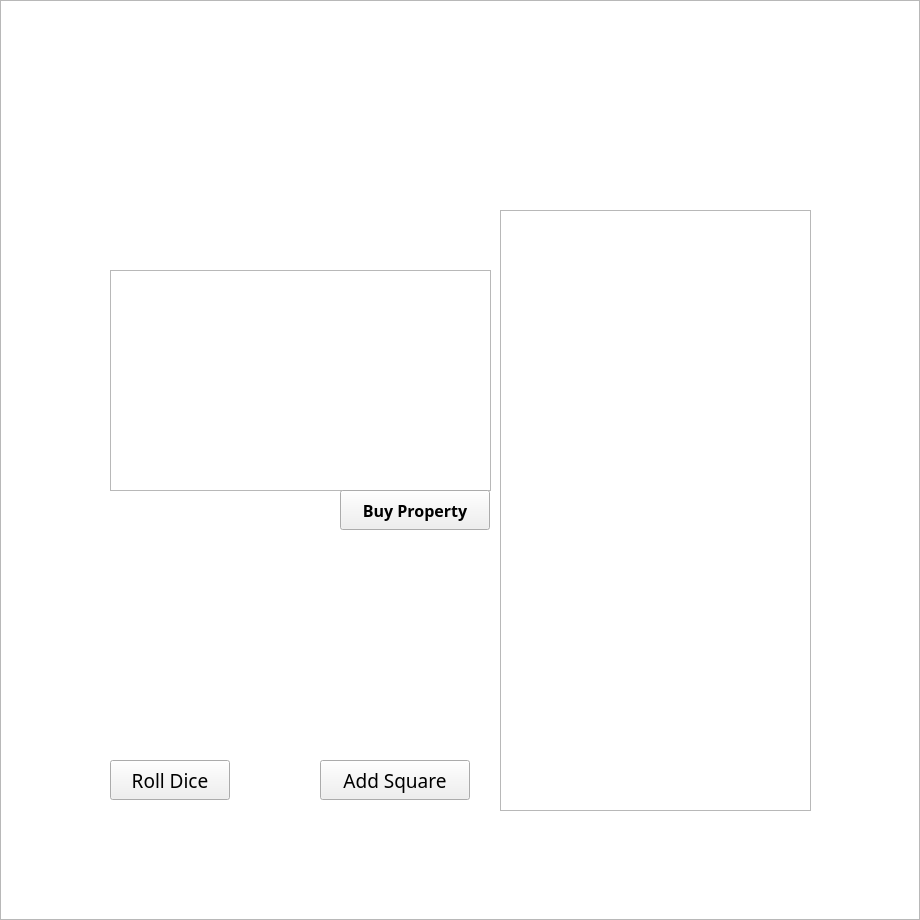
<?xml version="1.0" encoding="UTF-8"?>
<ui version="4.0">
 <class>MainWindow</class>
 <widget class="QMainWindow" name="MainWindow">
  <property name="enabled">
   <bool>true</bool>
  </property>
  <property name="geometry">
   <rect>
    <x>0</x>
    <y>0</y>
    <width>920</width>
    <height>920</height>
   </rect>
  </property>
  <property name="minimumSize">
   <size>
    <width>920</width>
    <height>920</height>
   </size>
  </property>
  <property name="maximumSize">
   <size>
    <width>920</width>
    <height>920</height>
   </size>
  </property>
  <property name="windowTitle">
   <string>MainWindow</string>
  </property>
  <property name="autoFillBackground">
   <bool>false</bool>
  </property>
  <widget class="QWidget" name="centralWidget">
   <widget class="QPushButton" name="AddSquareButton">
    <property name="geometry">
     <rect>
      <x>320</x>
      <y>760</y>
      <width>150</width>
      <height>40</height>
     </rect>
    </property>
    <property name="font">
     <font>
      <family>Rockwell Extra Bold</family>
      <pointsize>14</pointsize>
      <bold>false</bold>
     </font>
    </property>
    <property name="cursor">
     <cursorShape>OpenHandCursor</cursorShape>
    </property>
    <property name="text">
     <string>Add Square</string>
    </property>
   </widget>
   <widget class="QLabel" name="SquareLimitLabel">
    <property name="geometry">
     <rect>
      <x>370</x>
      <y>370</y>
      <width>171</width>
      <height>51</height>
     </rect>
    </property>
    <property name="font">
     <font>
      <family>Segoe UI Semilight</family>
      <pointsize>15</pointsize>
     </font>
    </property>
    <property name="text">
     <string/>
    </property>
   </widget>
   <widget class="QLabel" name="centerBackground">
    <property name="geometry">
     <rect>
      <x>100</x>
      <y>100</y>
      <width>720</width>
      <height>720</height>
     </rect>
    </property>
    <property name="text">
     <string/>
    </property>
    <property name="pixmap">
     <pixmap resource="resources.qrc">:/new/Images/resources/centerBackground.jpg</pixmap>
    </property>
    <property name="scaledContents">
     <bool>true</bool>
    </property>
   </widget>
   <widget class="QLabel" name="square_1">
    <property name="geometry">
     <rect>
      <x>820</x>
      <y>820</y>
      <width>100</width>
      <height>100</height>
     </rect>
    </property>
    <property name="text">
     <string/>
    </property>
    <property name="pixmap">
     <pixmap resource="resources.qrc">:/new/Images/resources/1.png</pixmap>
    </property>
    <property name="scaledContents">
     <bool>true</bool>
    </property>
   </widget>
   <widget class="QLabel" name="square_2">
    <property name="geometry">
     <rect>
      <x>740</x>
      <y>820</y>
      <width>80</width>
      <height>100</height>
     </rect>
    </property>
    <property name="text">
     <string/>
    </property>
    <property name="pixmap">
     <pixmap resource="resources.qrc">:/new/Images/resources/2.png</pixmap>
    </property>
    <property name="scaledContents">
     <bool>true</bool>
    </property>
   </widget>
   <widget class="QLabel" name="square_3">
    <property name="geometry">
     <rect>
      <x>660</x>
      <y>820</y>
      <width>80</width>
      <height>100</height>
     </rect>
    </property>
    <property name="text">
     <string/>
    </property>
    <property name="pixmap">
     <pixmap resource="resources.qrc">:/new/Images/resources/3.png</pixmap>
    </property>
    <property name="scaledContents">
     <bool>true</bool>
    </property>
   </widget>
   <widget class="QLabel" name="square_4">
    <property name="geometry">
     <rect>
      <x>580</x>
      <y>820</y>
      <width>80</width>
      <height>100</height>
     </rect>
    </property>
    <property name="text">
     <string/>
    </property>
    <property name="pixmap">
     <pixmap resource="resources.qrc">:/new/Images/resources/4.png</pixmap>
    </property>
    <property name="scaledContents">
     <bool>true</bool>
    </property>
   </widget>
   <widget class="QLabel" name="square_5">
    <property name="geometry">
     <rect>
      <x>500</x>
      <y>820</y>
      <width>80</width>
      <height>100</height>
     </rect>
    </property>
    <property name="text">
     <string/>
    </property>
    <property name="pixmap">
     <pixmap resource="resources.qrc">:/new/Images/resources/5.png</pixmap>
    </property>
    <property name="scaledContents">
     <bool>true</bool>
    </property>
   </widget>
   <widget class="QLabel" name="square_6">
    <property name="geometry">
     <rect>
      <x>420</x>
      <y>820</y>
      <width>80</width>
      <height>100</height>
     </rect>
    </property>
    <property name="text">
     <string/>
    </property>
    <property name="pixmap">
     <pixmap resource="resources.qrc">:/new/Images/resources/6.png</pixmap>
    </property>
    <property name="scaledContents">
     <bool>true</bool>
    </property>
   </widget>
   <widget class="QLabel" name="square_7">
    <property name="geometry">
     <rect>
      <x>340</x>
      <y>820</y>
      <width>80</width>
      <height>100</height>
     </rect>
    </property>
    <property name="text">
     <string/>
    </property>
    <property name="pixmap">
     <pixmap resource="resources.qrc">:/new/Images/resources/7.png</pixmap>
    </property>
    <property name="scaledContents">
     <bool>true</bool>
    </property>
   </widget>
   <widget class="QLabel" name="square_8">
    <property name="geometry">
     <rect>
      <x>260</x>
      <y>820</y>
      <width>80</width>
      <height>100</height>
     </rect>
    </property>
    <property name="text">
     <string/>
    </property>
    <property name="pixmap">
     <pixmap resource="resources.qrc">:/new/Images/resources/8.png</pixmap>
    </property>
    <property name="scaledContents">
     <bool>true</bool>
    </property>
   </widget>
   <widget class="QLabel" name="square_9">
    <property name="geometry">
     <rect>
      <x>180</x>
      <y>820</y>
      <width>80</width>
      <height>100</height>
     </rect>
    </property>
    <property name="text">
     <string/>
    </property>
    <property name="pixmap">
     <pixmap resource="resources.qrc">:/new/Images/resources/9.png</pixmap>
    </property>
    <property name="scaledContents">
     <bool>true</bool>
    </property>
   </widget>
   <widget class="QLabel" name="square_10">
    <property name="geometry">
     <rect>
      <x>100</x>
      <y>820</y>
      <width>80</width>
      <height>100</height>
     </rect>
    </property>
    <property name="text">
     <string/>
    </property>
    <property name="pixmap">
     <pixmap resource="resources.qrc">:/new/Images/resources/10.png</pixmap>
    </property>
    <property name="scaledContents">
     <bool>true</bool>
    </property>
   </widget>
   <widget class="QLabel" name="square_11">
    <property name="geometry">
     <rect>
      <x>0</x>
      <y>820</y>
      <width>100</width>
      <height>100</height>
     </rect>
    </property>
    <property name="text">
     <string/>
    </property>
    <property name="pixmap">
     <pixmap resource="resources.qrc">:/new/Images/resources/11.png</pixmap>
    </property>
    <property name="scaledContents">
     <bool>true</bool>
    </property>
   </widget>
   <widget class="QLabel" name="square_12">
    <property name="geometry">
     <rect>
      <x>0</x>
      <y>740</y>
      <width>100</width>
      <height>80</height>
     </rect>
    </property>
    <property name="text">
     <string/>
    </property>
    <property name="pixmap">
     <pixmap resource="resources.qrc">:/new/Images/resources/12.jpg</pixmap>
    </property>
    <property name="scaledContents">
     <bool>true</bool>
    </property>
   </widget>
   <widget class="QLabel" name="square_13">
    <property name="geometry">
     <rect>
      <x>0</x>
      <y>660</y>
      <width>100</width>
      <height>80</height>
     </rect>
    </property>
    <property name="text">
     <string/>
    </property>
    <property name="pixmap">
     <pixmap resource="resources.qrc">:/new/Images/resources/13.jpg</pixmap>
    </property>
    <property name="scaledContents">
     <bool>true</bool>
    </property>
   </widget>
   <widget class="QLabel" name="square_14">
    <property name="geometry">
     <rect>
      <x>0</x>
      <y>580</y>
      <width>100</width>
      <height>80</height>
     </rect>
    </property>
    <property name="text">
     <string/>
    </property>
    <property name="pixmap">
     <pixmap resource="resources.qrc">:/new/Images/resources/14.jpg</pixmap>
    </property>
    <property name="scaledContents">
     <bool>true</bool>
    </property>
   </widget>
   <widget class="QLabel" name="square_15">
    <property name="geometry">
     <rect>
      <x>0</x>
      <y>500</y>
      <width>100</width>
      <height>80</height>
     </rect>
    </property>
    <property name="text">
     <string/>
    </property>
    <property name="pixmap">
     <pixmap resource="resources.qrc">:/new/Images/resources/15.jpg</pixmap>
    </property>
    <property name="scaledContents">
     <bool>true</bool>
    </property>
   </widget>
   <widget class="QLabel" name="square_16">
    <property name="geometry">
     <rect>
      <x>0</x>
      <y>420</y>
      <width>100</width>
      <height>80</height>
     </rect>
    </property>
    <property name="text">
     <string/>
    </property>
    <property name="pixmap">
     <pixmap resource="resources.qrc">:/new/Images/resources/16.jpg</pixmap>
    </property>
    <property name="scaledContents">
     <bool>true</bool>
    </property>
   </widget>
   <widget class="QLabel" name="square_17">
    <property name="geometry">
     <rect>
      <x>0</x>
      <y>340</y>
      <width>100</width>
      <height>80</height>
     </rect>
    </property>
    <property name="text">
     <string/>
    </property>
    <property name="pixmap">
     <pixmap resource="resources.qrc">:/new/Images/resources/17.jpg</pixmap>
    </property>
    <property name="scaledContents">
     <bool>true</bool>
    </property>
   </widget>
   <widget class="QLabel" name="square_18">
    <property name="geometry">
     <rect>
      <x>0</x>
      <y>260</y>
      <width>100</width>
      <height>80</height>
     </rect>
    </property>
    <property name="text">
     <string/>
    </property>
    <property name="pixmap">
     <pixmap resource="resources.qrc">:/new/Images/resources/18.jpg</pixmap>
    </property>
    <property name="scaledContents">
     <bool>true</bool>
    </property>
   </widget>
   <widget class="QLabel" name="square_19">
    <property name="geometry">
     <rect>
      <x>0</x>
      <y>180</y>
      <width>100</width>
      <height>80</height>
     </rect>
    </property>
    <property name="text">
     <string/>
    </property>
    <property name="pixmap">
     <pixmap resource="resources.qrc">:/new/Images/resources/19.jpg</pixmap>
    </property>
    <property name="scaledContents">
     <bool>true</bool>
    </property>
   </widget>
   <widget class="QLabel" name="square_20">
    <property name="geometry">
     <rect>
      <x>0</x>
      <y>100</y>
      <width>100</width>
      <height>80</height>
     </rect>
    </property>
    <property name="text">
     <string/>
    </property>
    <property name="pixmap">
     <pixmap resource="resources.qrc">:/new/Images/resources/20.jpg</pixmap>
    </property>
    <property name="scaledContents">
     <bool>true</bool>
    </property>
   </widget>
   <widget class="QLabel" name="square_21">
    <property name="geometry">
     <rect>
      <x>0</x>
      <y>0</y>
      <width>100</width>
      <height>100</height>
     </rect>
    </property>
    <property name="text">
     <string/>
    </property>
    <property name="pixmap">
     <pixmap resource="resources.qrc">:/new/Images/resources/21.jpg</pixmap>
    </property>
    <property name="scaledContents">
     <bool>true</bool>
    </property>
   </widget>
   <widget class="QPushButton" name="diceButton">
    <property name="geometry">
     <rect>
      <x>110</x>
      <y>760</y>
      <width>120</width>
      <height>40</height>
     </rect>
    </property>
    <property name="font">
     <font>
      <family>Rockwell Extra Bold</family>
      <pointsize>14</pointsize>
      <bold>false</bold>
     </font>
    </property>
    <property name="cursor">
     <cursorShape>OpenHandCursor</cursorShape>
    </property>
    <property name="text">
     <string>Roll Dice</string>
    </property>
   </widget>
   <widget class="QLabel" name="diceLabel">
    <property name="geometry">
     <rect>
      <x>110</x>
      <y>640</y>
      <width>120</width>
      <height>120</height>
     </rect>
    </property>
    <property name="text">
     <string/>
    </property>
    <property name="pixmap">
     <pixmap resource="resources.qrc">:/new/Images/resources/dice6.png</pixmap>
    </property>
    <property name="scaledContents">
     <bool>true</bool>
    </property>
   </widget>
   <widget class="QLabel" name="player_1">
    <property name="geometry">
     <rect>
      <x>880</x>
      <y>830</y>
      <width>25</width>
      <height>25</height>
     </rect>
    </property>
    <property name="text">
     <string/>
    </property>
    <property name="pixmap">
     <pixmap resource="resources.qrc">:/new/Images/resources/blue_player.png</pixmap>
    </property>
    <property name="scaledContents">
     <bool>true</bool>
    </property>
   </widget>
   <widget class="QLabel" name="player_2">
    <property name="geometry">
     <rect>
      <x>880</x>
      <y>860</y>
      <width>25</width>
      <height>25</height>
     </rect>
    </property>
    <property name="text">
     <string/>
    </property>
    <property name="pixmap">
     <pixmap resource="resources.qrc">:/new/Images/resources/yellow_player.png</pixmap>
    </property>
    <property name="scaledContents">
     <bool>true</bool>
    </property>
   </widget>
   <widget class="QLabel" name="player_3">
    <property name="geometry">
     <rect>
      <x>850</x>
      <y>860</y>
      <width>25</width>
      <height>25</height>
     </rect>
    </property>
    <property name="text">
     <string/>
    </property>
    <property name="pixmap">
     <pixmap resource="resources.qrc">:/new/Images/resources/red_player.png</pixmap>
    </property>
    <property name="scaledContents">
     <bool>true</bool>
    </property>
   </widget>
   <widget class="QLabel" name="player_4">
    <property name="enabled">
     <bool>true</bool>
    </property>
    <property name="geometry">
     <rect>
      <x>850</x>
      <y>830</y>
      <width>25</width>
      <height>25</height>
     </rect>
    </property>
    <property name="text">
     <string/>
    </property>
    <property name="pixmap">
     <pixmap resource="resources.qrc">:/new/Images/resources/green_player.png</pixmap>
    </property>
    <property name="scaledContents">
     <bool>true</bool>
    </property>
   </widget>
   <widget class="QLabel" name="testLabel">
    <property name="geometry">
     <rect>
      <x>380</x>
      <y>410</y>
      <width>191</width>
      <height>31</height>
     </rect>
    </property>
    <property name="font">
     <font>
      <pointsize>12</pointsize>
     </font>
    </property>
    <property name="text">
     <string/>
    </property>
   </widget>
   <widget class="QLabel" name="square_22">
    <property name="geometry">
     <rect>
      <x>100</x>
      <y>0</y>
      <width>80</width>
      <height>100</height>
     </rect>
    </property>
    <property name="text">
     <string/>
    </property>
    <property name="pixmap">
     <pixmap resource="resources.qrc">:/new/Images/resources/22.jpg</pixmap>
    </property>
    <property name="scaledContents">
     <bool>true</bool>
    </property>
   </widget>
   <widget class="QLabel" name="square_23">
    <property name="geometry">
     <rect>
      <x>180</x>
      <y>0</y>
      <width>80</width>
      <height>100</height>
     </rect>
    </property>
    <property name="text">
     <string/>
    </property>
    <property name="pixmap">
     <pixmap resource="resources.qrc">:/new/Images/resources/23.jpg</pixmap>
    </property>
    <property name="scaledContents">
     <bool>true</bool>
    </property>
   </widget>
   <widget class="QLabel" name="square_24">
    <property name="geometry">
     <rect>
      <x>260</x>
      <y>0</y>
      <width>80</width>
      <height>100</height>
     </rect>
    </property>
    <property name="text">
     <string/>
    </property>
    <property name="pixmap">
     <pixmap resource="resources.qrc">:/new/Images/resources/24.jpg</pixmap>
    </property>
    <property name="scaledContents">
     <bool>true</bool>
    </property>
   </widget>
   <widget class="QLabel" name="square_25">
    <property name="geometry">
     <rect>
      <x>340</x>
      <y>0</y>
      <width>80</width>
      <height>100</height>
     </rect>
    </property>
    <property name="text">
     <string/>
    </property>
    <property name="pixmap">
     <pixmap resource="resources.qrc">:/new/Images/resources/25.jpg</pixmap>
    </property>
    <property name="scaledContents">
     <bool>true</bool>
    </property>
   </widget>
   <widget class="QLabel" name="square_26">
    <property name="geometry">
     <rect>
      <x>420</x>
      <y>0</y>
      <width>80</width>
      <height>100</height>
     </rect>
    </property>
    <property name="text">
     <string/>
    </property>
    <property name="pixmap">
     <pixmap resource="resources.qrc">:/new/Images/resources/26.jpg</pixmap>
    </property>
    <property name="scaledContents">
     <bool>true</bool>
    </property>
   </widget>
   <widget class="QLabel" name="square_27">
    <property name="geometry">
     <rect>
      <x>500</x>
      <y>0</y>
      <width>80</width>
      <height>100</height>
     </rect>
    </property>
    <property name="text">
     <string/>
    </property>
    <property name="pixmap">
     <pixmap resource="resources.qrc">:/new/Images/resources/27.jpg</pixmap>
    </property>
    <property name="scaledContents">
     <bool>true</bool>
    </property>
   </widget>
   <widget class="QLabel" name="square_28">
    <property name="geometry">
     <rect>
      <x>580</x>
      <y>0</y>
      <width>80</width>
      <height>100</height>
     </rect>
    </property>
    <property name="text">
     <string/>
    </property>
    <property name="pixmap">
     <pixmap resource="resources.qrc">:/new/Images/resources/28.jpg</pixmap>
    </property>
    <property name="scaledContents">
     <bool>true</bool>
    </property>
   </widget>
   <widget class="QGraphicsView" name="graphicsView">
    <property name="geometry">
     <rect>
      <x>0</x>
      <y>0</y>
      <width>920</width>
      <height>920</height>
     </rect>
    </property>
    <property name="verticalScrollBarPolicy">
     <enum>Qt::ScrollBarPolicy::ScrollBarAlwaysOff</enum>
    </property>
    <property name="horizontalScrollBarPolicy">
     <enum>Qt::ScrollBarPolicy::ScrollBarAlwaysOff</enum>
    </property>
   </widget>
   <widget class="QLabel" name="square_29">
    <property name="geometry">
     <rect>
      <x>660</x>
      <y>0</y>
      <width>80</width>
      <height>100</height>
     </rect>
    </property>
    <property name="text">
     <string/>
    </property>
    <property name="pixmap">
     <pixmap resource="resources.qrc">:/new/Images/resources/29.jpg</pixmap>
    </property>
    <property name="scaledContents">
     <bool>true</bool>
    </property>
   </widget>
   <widget class="QLabel" name="square_30">
    <property name="geometry">
     <rect>
      <x>740</x>
      <y>0</y>
      <width>80</width>
      <height>100</height>
     </rect>
    </property>
    <property name="text">
     <string/>
    </property>
    <property name="pixmap">
     <pixmap resource="resources.qrc">:/new/Images/resources/30.jpg</pixmap>
    </property>
    <property name="scaledContents">
     <bool>true</bool>
    </property>
   </widget>
   <widget class="QLabel" name="square_31">
    <property name="geometry">
     <rect>
      <x>820</x>
      <y>0</y>
      <width>100</width>
      <height>100</height>
     </rect>
    </property>
    <property name="text">
     <string/>
    </property>
    <property name="pixmap">
     <pixmap resource="resources.qrc">:/new/Images/resources/31.jpg</pixmap>
    </property>
    <property name="scaledContents">
     <bool>true</bool>
    </property>
   </widget>
   <widget class="QLabel" name="square_32">
    <property name="geometry">
     <rect>
      <x>820</x>
      <y>100</y>
      <width>100</width>
      <height>80</height>
     </rect>
    </property>
    <property name="text">
     <string/>
    </property>
    <property name="pixmap">
     <pixmap resource="resources.qrc">:/new/Images/resources/32.jpg</pixmap>
    </property>
    <property name="scaledContents">
     <bool>true</bool>
    </property>
   </widget>
   <widget class="QLabel" name="square_33">
    <property name="geometry">
     <rect>
      <x>820</x>
      <y>180</y>
      <width>100</width>
      <height>80</height>
     </rect>
    </property>
    <property name="text">
     <string/>
    </property>
    <property name="pixmap">
     <pixmap resource="resources.qrc">:/new/Images/resources/33.jpg</pixmap>
    </property>
    <property name="scaledContents">
     <bool>true</bool>
    </property>
   </widget>
   <widget class="QLabel" name="square_34">
    <property name="geometry">
     <rect>
      <x>820</x>
      <y>260</y>
      <width>100</width>
      <height>80</height>
     </rect>
    </property>
    <property name="text">
     <string/>
    </property>
    <property name="pixmap">
     <pixmap resource="resources.qrc">:/new/Images/resources/34.jpg</pixmap>
    </property>
    <property name="scaledContents">
     <bool>true</bool>
    </property>
   </widget>
   <widget class="QLabel" name="square_35">
    <property name="geometry">
     <rect>
      <x>820</x>
      <y>340</y>
      <width>100</width>
      <height>80</height>
     </rect>
    </property>
    <property name="text">
     <string/>
    </property>
    <property name="pixmap">
     <pixmap resource="resources.qrc">:/new/Images/resources/35.jpg</pixmap>
    </property>
    <property name="scaledContents">
     <bool>true</bool>
    </property>
   </widget>
   <widget class="QLabel" name="square_36">
    <property name="geometry">
     <rect>
      <x>820</x>
      <y>420</y>
      <width>100</width>
      <height>80</height>
     </rect>
    </property>
    <property name="text">
     <string/>
    </property>
    <property name="pixmap">
     <pixmap resource="resources.qrc">:/new/Images/resources/36.jpg</pixmap>
    </property>
    <property name="scaledContents">
     <bool>true</bool>
    </property>
   </widget>
   <widget class="QLabel" name="square_37">
    <property name="geometry">
     <rect>
      <x>820</x>
      <y>500</y>
      <width>100</width>
      <height>80</height>
     </rect>
    </property>
    <property name="text">
     <string/>
    </property>
    <property name="pixmap">
     <pixmap resource="resources.qrc">:/new/Images/resources/37.jpg</pixmap>
    </property>
    <property name="scaledContents">
     <bool>true</bool>
    </property>
   </widget>
   <widget class="QLabel" name="square_38">
    <property name="geometry">
     <rect>
      <x>820</x>
      <y>580</y>
      <width>100</width>
      <height>80</height>
     </rect>
    </property>
    <property name="text">
     <string/>
    </property>
    <property name="pixmap">
     <pixmap resource="resources.qrc">:/new/Images/resources/38.jpg</pixmap>
    </property>
    <property name="scaledContents">
     <bool>true</bool>
    </property>
   </widget>
   <widget class="QLabel" name="square_39">
    <property name="geometry">
     <rect>
      <x>820</x>
      <y>660</y>
      <width>100</width>
      <height>80</height>
     </rect>
    </property>
    <property name="text">
     <string/>
    </property>
    <property name="pixmap">
     <pixmap resource="resources.qrc">:/new/Images/resources/39.jpg</pixmap>
    </property>
    <property name="scaledContents">
     <bool>true</bool>
    </property>
   </widget>
   <widget class="QLabel" name="square_40">
    <property name="geometry">
     <rect>
      <x>820</x>
      <y>740</y>
      <width>100</width>
      <height>80</height>
     </rect>
    </property>
    <property name="text">
     <string/>
    </property>
    <property name="pixmap">
     <pixmap resource="resources.qrc">:/new/Images/resources/40.jpg</pixmap>
    </property>
    <property name="scaledContents">
     <bool>true</bool>
    </property>
   </widget>
   <widget class="QLabel" name="player_5">
    <property name="enabled">
     <bool>true</bool>
    </property>
    <property name="geometry">
     <rect>
      <x>870</x>
      <y>870</y>
      <width>25</width>
      <height>25</height>
     </rect>
    </property>
    <property name="text">
     <string/>
    </property>
    <property name="pixmap">
     <pixmap resource="resources.qrc">:/new/Images/resources/black_player.png</pixmap>
    </property>
    <property name="scaledContents">
     <bool>true</bool>
    </property>
   </widget>
   <widget class="QLabel" name="player_6">
    <property name="enabled">
     <bool>true</bool>
    </property>
    <property name="geometry">
     <rect>
      <x>870</x>
      <y>840</y>
      <width>25</width>
      <height>25</height>
     </rect>
    </property>
    <property name="text">
     <string/>
    </property>
    <property name="pixmap">
     <pixmap resource="resources.qrc">:/new/Images/resources/pink_player.png</pixmap>
    </property>
    <property name="scaledContents">
     <bool>true</bool>
    </property>
   </widget>
   <widget class="QLabel" name="player_7">
    <property name="enabled">
     <bool>true</bool>
    </property>
    <property name="geometry">
     <rect>
      <x>880</x>
      <y>890</y>
      <width>25</width>
      <height>25</height>
     </rect>
    </property>
    <property name="text">
     <string/>
    </property>
    <property name="pixmap">
     <pixmap resource="resources.qrc">:/new/Images/resources/orange_player.png</pixmap>
    </property>
    <property name="scaledContents">
     <bool>true</bool>
    </property>
   </widget>
   <widget class="QLabel" name="player_8">
    <property name="enabled">
     <bool>true</bool>
    </property>
    <property name="geometry">
     <rect>
      <x>850</x>
      <y>890</y>
      <width>25</width>
      <height>25</height>
     </rect>
    </property>
    <property name="text">
     <string/>
    </property>
    <property name="pixmap">
     <pixmap resource="resources.qrc">:/new/Images/resources/white_player.png</pixmap>
    </property>
    <property name="scaledContents">
     <bool>true</bool>
    </property>
   </widget>
   <widget class="QTextEdit" name="playerInfoTextEdit">
    <property name="geometry">
     <rect>
      <x>500</x>
      <y>210</y>
      <width>311</width>
      <height>601</height>
     </rect>
    </property>
    <property name="font">
     <font>
      <family>System</family>
      <pointsize>12</pointsize>
      <bold>true</bold>
     </font>
    </property>
   </widget>
   <widget class="QTextEdit" name="squareInfoTextEdit">
    <property name="geometry">
     <rect>
      <x>110</x>
      <y>270</y>
      <width>381</width>
      <height>221</height>
     </rect>
    </property>
    <property name="font">
     <font>
      <family>System</family>
      <pointsize>12</pointsize>
      <bold>true</bold>
     </font>
    </property>
   </widget>
   <widget class="QPushButton" name="buySquareButton">
    <property name="geometry">
     <rect>
      <x>340</x>
      <y>490</y>
      <width>150</width>
      <height>40</height>
     </rect>
    </property>
    <property name="font">
     <font>
      <family>Rockwell Extra Bold</family>
      <pointsize>12</pointsize>
      <bold>true</bold>
     </font>
    </property>
    <property name="cursor">
     <cursorShape>OpenHandCursor</cursorShape>
    </property>
    <property name="text">
     <string>Buy Property</string>
    </property>
   </widget>
   <widget class="QLabel" name="diceLabel_2">
    <property name="geometry">
     <rect>
      <x>110</x>
      <y>510</y>
      <width>120</width>
      <height>120</height>
     </rect>
    </property>
    <property name="text">
     <string/>
    </property>
    <property name="pixmap">
     <pixmap resource="resources.qrc">:/new/Images/resources/dice6.png</pixmap>
    </property>
    <property name="scaledContents">
     <bool>true</bool>
    </property>
   </widget>
   <zorder>graphicsView</zorder>
   <zorder>centerBackground</zorder>
   <zorder>AddSquareButton</zorder>
   <zorder>SquareLimitLabel</zorder>
   <zorder>square_1</zorder>
   <zorder>square_2</zorder>
   <zorder>square_3</zorder>
   <zorder>square_4</zorder>
   <zorder>square_5</zorder>
   <zorder>square_6</zorder>
   <zorder>square_7</zorder>
   <zorder>square_8</zorder>
   <zorder>square_9</zorder>
   <zorder>square_10</zorder>
   <zorder>square_11</zorder>
   <zorder>square_12</zorder>
   <zorder>square_13</zorder>
   <zorder>square_14</zorder>
   <zorder>square_15</zorder>
   <zorder>square_16</zorder>
   <zorder>square_17</zorder>
   <zorder>square_18</zorder>
   <zorder>square_19</zorder>
   <zorder>square_20</zorder>
   <zorder>square_21</zorder>
   <zorder>square_28</zorder>
   <zorder>square_27</zorder>
   <zorder>square_26</zorder>
   <zorder>square_25</zorder>
   <zorder>square_24</zorder>
   <zorder>square_23</zorder>
   <zorder>square_22</zorder>
   <zorder>square_29</zorder>
   <zorder>square_30</zorder>
   <zorder>square_31</zorder>
   <zorder>square_32</zorder>
   <zorder>square_33</zorder>
   <zorder>square_34</zorder>
   <zorder>square_35</zorder>
   <zorder>square_36</zorder>
   <zorder>square_37</zorder>
   <zorder>square_38</zorder>
   <zorder>square_39</zorder>
   <zorder>square_40</zorder>
   <zorder>diceButton</zorder>
   <zorder>diceLabel</zorder>
   <zorder>testLabel</zorder>
   <zorder>player_4</zorder>
   <zorder>player_1</zorder>
   <zorder>player_3</zorder>
   <zorder>player_2</zorder>
   <zorder>player_6</zorder>
   <zorder>player_7</zorder>
   <zorder>player_8</zorder>
   <zorder>player_5</zorder>
   <zorder>playerInfoTextEdit</zorder>
   <zorder>squareInfoTextEdit</zorder>
   <zorder>buySquareButton</zorder>
   <zorder>diceLabel_2</zorder>
  </widget>
 </widget>
 <resources>
  <include location="resources.qrc"/>
 </resources>
 <connections/>
</ui>
